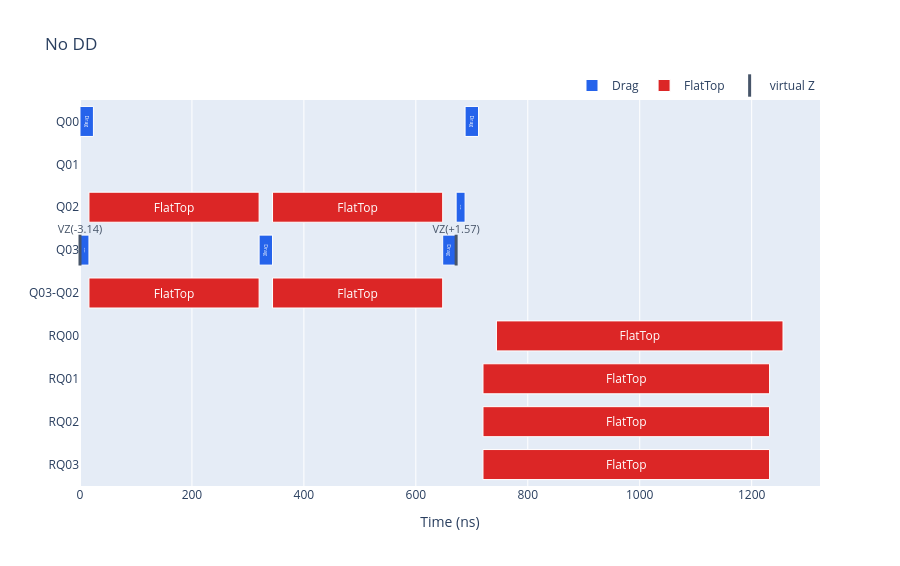

Notebook code cell kept with this figure:
### Markdown cell above
### Baseline: the idle window, visualized

Without DD, `Q00` plays its first `Drag` pulse at *t* = 0 and then sits
idle until ≈688 ns while the CX branch runs:

### Code cell
baseline = transpile(qc, backend, scheduling_method="asap", optimization_level=1)
schedule_baseline = backend.validate(baseline)[0]
build_pulse_schedule_timeline_figure(schedule_baseline, title="No DD").show()

### Figure 1 — Plotly figure (JSON) as saved in the notebook; plotly's stock layout.template omitted (floating-point values rounded to 4 significant figures)
{"data": [{"base": [0, 688, 672, 0, 320, 648], "hovertemplate": "Drag<br>start=%{base:.1f} ns<br>duration=%{x:.1f} ns<extra></extra>", "insidetextanchor": "middle", "marker": {"color": "#2563eb", "line": {"color": "#ffffff", "width": 1}}, "name": "Drag", "orientation": "h", "text": "Drag", "textposition": "inside", "type": "bar", "x": [24, 24, 16, 16, 24, 24], "y": ["Q00", "Q00", "Q02", "Q03", "Q03", "Q03"]}, {"base": [16, 344, 16, 344, 744, 720, 720, 720], "hovertemplate": "FlatTop<br>start=%{base:.1f} ns<br>duration=%{x:.1f} ns<extra></extra>", "insidetextanchor": "middle", "marker": {"color": "#dc2626", "line": {"color": "#ffffff", "width": 1}}, "name": "FlatTop", "orientation": "h", "text": "FlatTop", "textposition": "inside", "type": "bar", "x": [304, 304, 304, 304, 512, 512, 512, 512], "y": ["Q02", "Q02", "Q03-Q02", "Q03-Q02", "RQ00", "RQ01", "RQ02", "RQ03"]}, {"cliponaxis": false, "customdata": [["VirtualZ", -3.142], ["VirtualZ", 1.571]], "hovertemplate": "%{customdata[0]}<br>t=%{x:.1f} ns<br>theta=%{customdata[1]:.3f} rad<extra></extra>", "marker": {"color": "#475569", "line": {"color": "#475569", "width": 3}, "size": 22, "symbol": "line-ns-open"}, "mode": "markers+text", "name": "virtual Z", "text": ["VZ(-3.14)", "VZ(+1.57)"], "textfont": {"color": "#475569", "size": 11}, "textposition": "top center", "type": "scatter", "x": [0, 672], "y": ["Q03", "Q03"]}], "layout": {"bargap": 0.3, "barmode": "overlay", "height": 566, "legend": {"orientation": "h", "x": 1, "xanchor": "right", "y": 1, "yanchor": "bottom"}, "title": {"text": "No DD"}, "width": 900, "xaxis": {"rangemode": "tozero", "title": {"text": "Time (ns)"}}, "yaxis": {"categoryarray": ["RQ03", "RQ02", "RQ01", "RQ00", "Q03-Q02", "Q03", "Q02", "Q01", "Q00"], "categoryorder": "array"}}}
